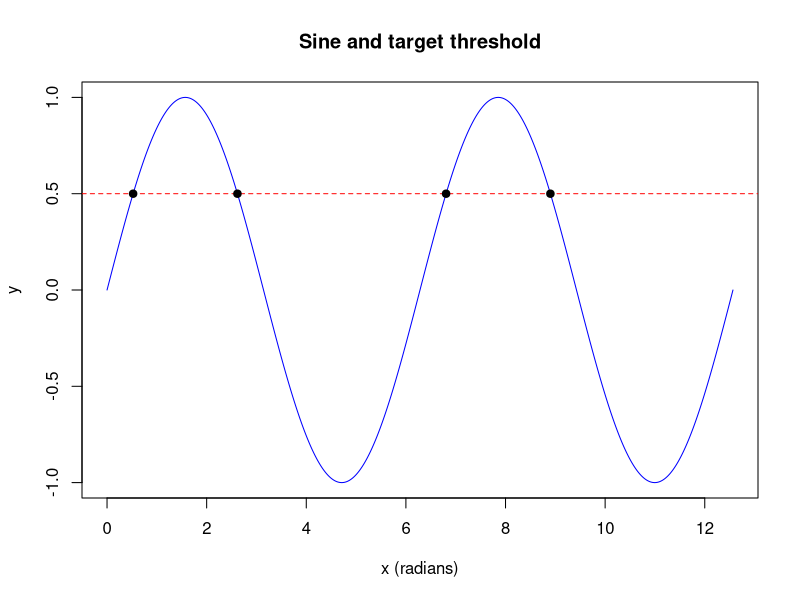

Source code (R):
# Laboratory B: solving sin(x) = 1/2 numerically
f <- function(x) sin(x) - 0.5
x <- seq(0, 4*pi, length.out=2001)
plot(x, sin(x), type="l", col="blue", xlab="x (radians)", ylab="y", main="Sine and target threshold")
abline(h=0.5, col="red", lty=2)
roots <- c(pi/6, 5*pi/6, 13*pi/6, 17*pi/6)
points(roots, sin(roots), pch=19)
print(data.frame(root=roots, residual=f(roots)))
